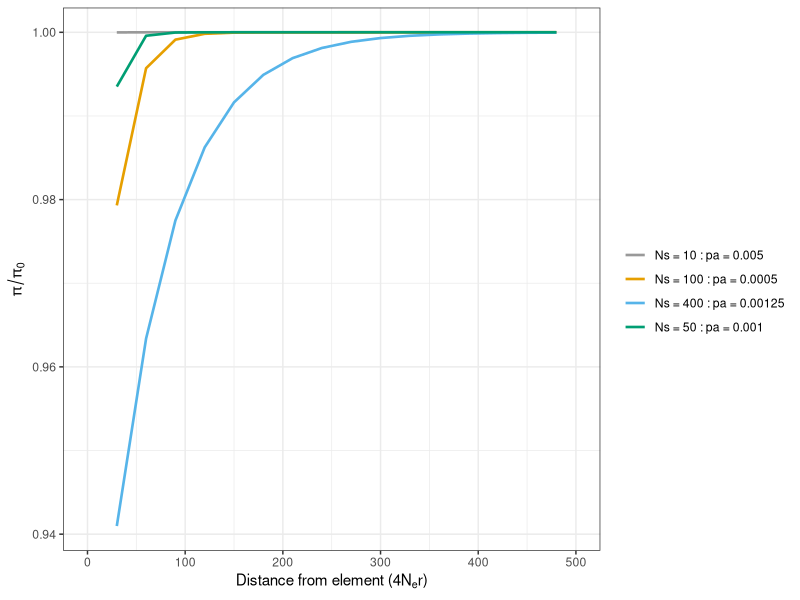
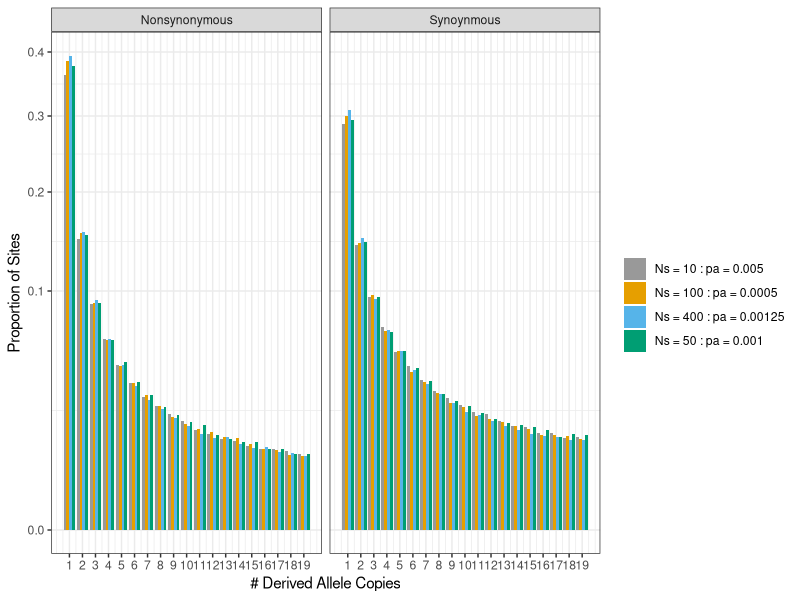
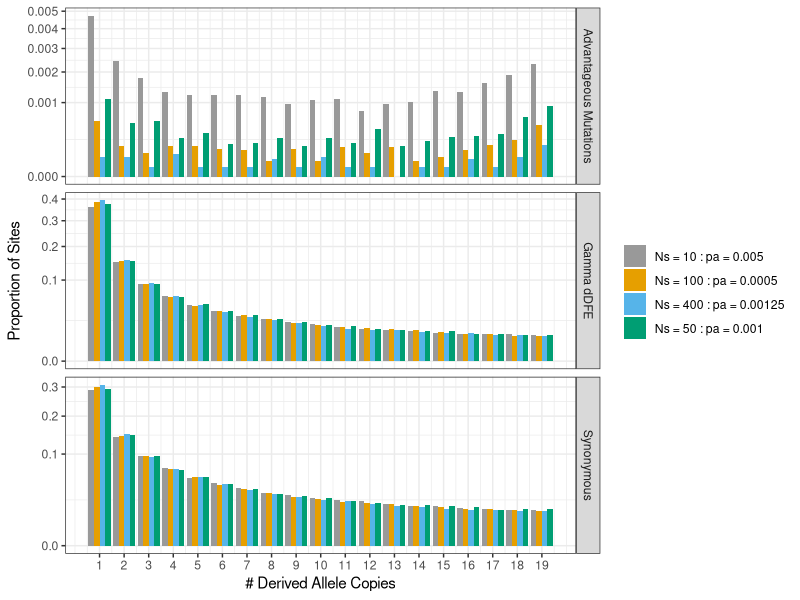

The R source for these figures, in order: (Note: this script raises an error after producing the figures.)
## ---- chunk 1
knitr::opts_chunk$set(echo = TRUE)
## ---- chunk 2
library(ggplot2)
## ---- chunk 3

ns10 <- read.csv('Ns10_pa0.005.csv')
ns10$Ns <- 'Ns = 10 : pa = 0.005'

ns50 <- read.csv('Ns50_pa0.001.csv')
ns50$Ns <- 'Ns = 50 : pa = 0.001'

ns100 <- read.csv('Ns100_pa0.0005.csv')
ns100$Ns <- 'Ns = 100 : pa = 0.0005'

ns400 <- read.csv('Ns400_pa0.000125.csv')
ns400$Ns <- 'Ns = 400 : pa = 0.00125'

d<- rbind(ns10, ns50, ns100, ns400)
## ---- chunk 4
cbPalette <- c("#999999", "#E69F00", "#56B4E9", "#009E73", "#F0E442", "#0072B2", "#D55E00", "#CC79A7")

ggplot(data = d, aes( x = distance, y = fitted, col = Ns))+
  geom_line(lwd = 0.9)+
  scale_x_continuous(limits=c(0,500))+
  scale_color_manual('', values = cbPalette)+
  ylab(expression(pi/pi[0]))+
  xlab(expression('Distance from element (4'* N[e]*'r)'))+
  theme_bw()

## ---- chunk 5
n10<- read.csv('Ns10_pa_0.005.sfs.csv')
n10$Ns <- 'Ns = 10 : pa = 0.005'

n50<- read.csv('Ns50_pa_0.001.sfs.csv')
n50$Ns <- 'Ns = 50 : pa = 0.001'

n100<- read.csv('Ns100_pa_0.0005.sfs.csv')
n100$Ns <- 'Ns = 100 : pa = 0.0005'

n400<- read.csv('Ns400_pa_0.000125.sfs.csv')
n400$Ns <- 'Ns = 400 : pa = 0.00125'

str(data)
cbPalette <- c("#999999", "#E69F00", "#56B4E9", "#009E73", "#F0E442", "#0072B2", "#D55E00", "#CC79A7")
comb<-rbind(n10,n50, n100, n400)

ggplot(data = comb, aes( x = alleles, y = sfs, fill = Ns))+
  geom_bar(stat='identity', position = 'dodge')+
  scale_y_sqrt()+
  facet_grid(~Site.Class)+
  scale_fill_manual('', values = cbPalette)+
  scale_x_continuous(, breaks = seq(1,19))+
  ylab('Proportion of Sites')+
  xlab('# Derived Allele Copies')+
  theme_bw()

ggplot(data = comb, aes( x = alleles, y = sfs, fill = Ns))+
  geom_bar(stat='identity', position = 'dodge')+
  scale_y_sqrt()+
  facet_grid(Source ~ ., scales = 'free_y')+
  scale_fill_manual('', values = cbPalette)+
  scale_x_continuous(, breaks = seq(1,19))+
  ylab('Proportion of Sites')+
  xlab('# Derived Allele Copies')+
  theme_bw()

ggplot(data = comb[(comb$Site.Class != 'Synonymous') && (comb$alleles == 1) ,], aes(x = Ns, y = alpha, fill = Source))+
  geom_bar(stat = 'identity')

